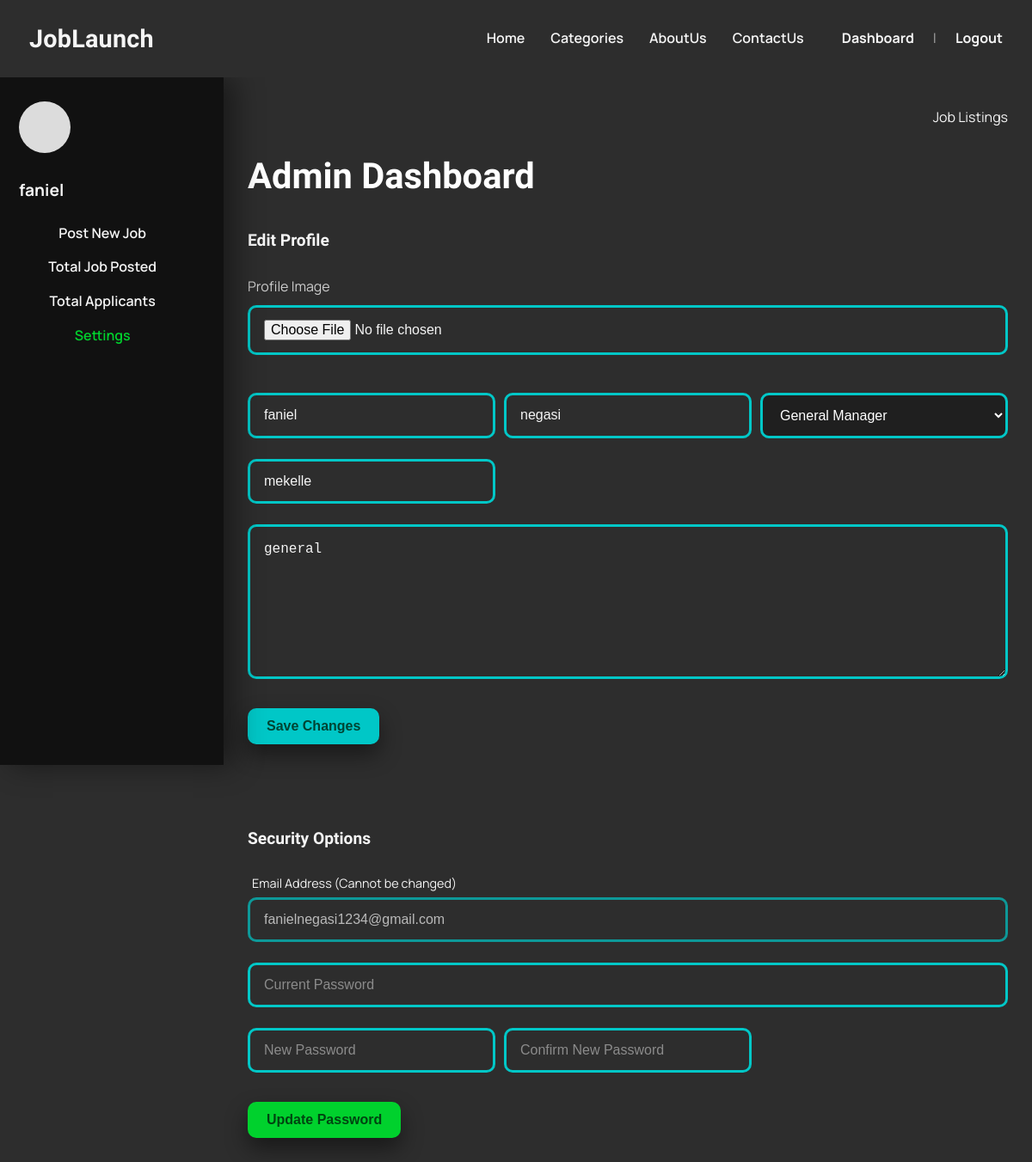
/Users/settings.php (signed in), run on the app's committed database.
### tables this page shows
CREATE TABLE `company` (
  `company_id` int(11) NOT NULL,
  `user_id` int(11) DEFAULT NULL,
  `company_name` varchar(150) DEFAULT NULL,
  `contact_name` varchar(150) DEFAULT NULL,
  `description` text DEFAULT NULL,
  `representative` enum('General Manager','representative') DEFAULT NULL,
  `location` varchar(150) DEFAULT NULL
);

CREATE TABLE `users` (
  `user_id` int(11) NOT NULL,
  `email` varchar(100) DEFAULT NULL,
  `password_hash` varchar(100) DEFAULT NULL,
  `created_at` timestamp NOT NULL DEFAULT current_timestamp(),
  `roles` enum('job_seeker','company') DEFAULT NULL
);

### Users/settings.php (the view, shortened to what this page needs)
<?php
include "../backendwithphp/db_conection.php";
$user_id = $_SESSION['user_id'];
$role = $_SESSION['role'];
$stmt = $conect->prepare("SELECT email FROM users WHERE user_id = ?");
$stmt->bind_param("i", $user_id);
$stmt->execute();
$res = $stmt->get_result();
$user_row = $res->fetch_assoc();
$current_email = $user_row ? $user_row['email'] : '';
$profile_data = [];
if ($role == 'company') {
    $stmt = $conect->prepare("SELECT * FROM company WHERE user_id = ?");
    $stmt->bind_param("i", $user_id);
    $stmt->execute();
    $p_res = $stmt->get_result();
    if ($p_res->num_rows > 0) {
        $profile_data = $p_res->fetch_assoc();
    } else {
        $profile_data = ['company_name'=>'', 'contact_name'=>'', 'description'=>'', 'location'=>'', 'representative'=>''];
    }
}
?>
<!DOCTYPE html>
<html lang="en">
<head>
  <link rel="stylesheet" href="https://cdnjs.cloudflare.com/ajax/libs/font-awesome/6.4.2/css/all.min.css">
  <link rel="stylesheet" href="../style.css">
</head>
<body class="page-wrap">
  <header class="navbar">
        <div class="brand">JobLaunch</div>
        <div class="nav-drawer">
            <div class="auth-links">
                <a href="<?php echo ($role == 'company') ? 'employer_dashboard.html' : 'seeker_dashboard.html'; ?>">Dashboard</a>
                <span class="divider">|</span>
                <a href="../backendwithphp/logout.php">Logout</a>
            </div>
            <div class="nav-links">
                <a href="../index.php">Home</a>
                <a href="../catagories.html">Categories</a>
                <a href="../about.html">AboutUs</a>
                <a href="../contact.html">ContactUs</a>
            </div>
        </div>
    </header>
<section class="dashboard-section" style="padding:0; max-width:100%; margin:0;">
    <div class="dashboard-shell">
      <aside class="sidebar">
        <?php if(!empty($profile_data['profile_image'])): ?>
            <div class="avatar" style="background-image: url('../<?php echo htmlspecialchars($profile_data['profile_image']); ?>'); background-size: cover; background-position: center;"></div>
        <?php else: ?>
            <div class="avatar" style="background:#dcdcdc;"></div>
        <?php endif; ?>
        <?php if ($role == 'company'): ?>
            <h3><?php echo htmlspecialchars($profile_data['company_name'] ?? 'Company'); ?></h3>
            <nav>
                <a href="post_job.php">Post New Job</a>
                <a href="my_posting.php">Total Job Posted</a>
                <a href="view_applications.php">Total Applicants</a>
                <a class="active" href="settings.php">Settings</a>
            </nav>
        <?php endif; ?>
      </aside>
      <div class="dashboard-main">
        <div class="dashboard-header-actions">
           <a href="../catagories.php">Job Listings</a>
        </div>
        <h1 style="color:white; margin-bottom: 5px;">Admin Dashboard</h1>
        <h2 class="section-title" style="text-align: left; margin-top: 0;">Edit Profile</h2>
        <form class="company-form" action="../backendwithphp/update_settings.php" method="POST" enctype="multipart/form-data">
            <?php if ($role == 'company'): ?>
            <div class="full" style="margin-bottom: 20px;">
                <label style="display:block; margin-bottom:8px; color:#ccc;">Profile Image</label>
                <input class="input" type="file" name="profile_image" accept="image/*">
            </div>
            <?php endif; ?>
<?php if ($role == 'company'): ?>
                <input class="input" type="text" name="company_name" value="<?php echo htmlspecialchars($profile_data['company_name'] ?? ''); ?>" placeholder="Company Name" required>
                <input class="input" type="text" name="contact_name" value="<?php echo htmlspecialchars($profile_data['contact_name'] ?? ''); ?>" placeholder="Contact Person" required>
                <select class="input" name="representative" style="color: #fff; background-color: #1f1f1f;">
                    <option value="General Manager" <?php echo (isset($profile_data['representative']) && $profile_data['representative'] == 'General Manager') ? 'selected' : ''; ?>>General Manager</option>
                </select>
                <input class="input" type="text" name="location" value="<?php echo htmlspecialchars($profile_data['location'] ?? ''); ?>" placeholder="Location">
                <textarea class="input full" name="description" placeholder="About Company"><?php echo htmlspecialchars($profile_data['description'] ?? ''); ?></textarea>
            <?php endif; ?>
            <div style="margin-top:10px; text-align:right; grid-column: 1 / -1;">
                <button type="submit" class="btn">Save Changes</button>
            </div>
        </form>
        <br><br>
        <h2 class="section-title" style="text-align: left; margin-top: 0;">Security Options</h2>
        <form class="company-form" action="../backendwithphp/update_settings.php" method="POST">
            <div class="full" style="display:flex; flex-direction:column; gap:5px;">
                <label style="color:var(--text-gray); font-size:0.9rem; margin-left:5px;">Email Address (Cannot be changed)</label>
                <input class="input" type="email" value="<?php echo htmlspecialchars($current_email); ?>" disabled style="opacity: 0.7; cursor: not-allowed;">
            </div>
            <input class="input full" type="password" name="current_password" placeholder="Current Password" required>
            <input class="input" type="password" name="new_password" placeholder="New Password" required>
            <input class="input" type="password" name="confirm_new_password" placeholder="Confirm New Password" required>
            <div style="margin-top:10px; text-align:right; grid-column: 1 / -1;">
                <button type="submit" class="btn btn-green">Update Password</button>
            </div>
        </form>
      </div>
    </div>
  </section>
</body>
</html>

### style.css (style rules this page uses)
:root { --bg: #2d2d2d; --panel: #1f1f1f; --card: #0f0f0f; --card-muted: #6b6b6b; --text: #f5f5f5; --muted: #c7c7c7; --accent-green: #00d12d; --accent-teal: #00c7c7; --accent-purple: #7c1fd2; --accent-red: #f44336; --shadow: 0 18px 38px rgba(0, 0, 0, 0.55); }
* { box-sizing: border-box; }
body { margin: 0; background: var(--bg); color: var(--text); font-family: 'Manrope', 'Sora', sans-serif; line-height: 1.6; -webkit-font-smoothing: antialiased; }
a { color: inherit; text-decoration: none; }
.page-wrap { min-height: 100vh; width: 100%; display: flex; flex-direction: column; margin: 0; padding: 0; }
nav { width: 90%; display: flex; justify-content: space-between; align-items: center; }
.navbar { width: 100%; padding: 22px 34px; display: flex; align-items: center; justify-content: space-between; position: sticky; top: 0; z-index: 11; background: var(--bg); }
.brand { font-family: 'Sora', sans-serif; font-size: 1.8rem; font-weight: 800; letter-spacing: 0.2px; }
.nav-drawer { display: flex; align-items: center; gap: 22px; margin-left: auto; }
.nav-links, .auth-links { display: flex; align-items: center; gap: 22px; }
.nav-links { order: 1; }
.auth-links { order: 2; margin-left: 18px; }
.nav-links a { padding: 6px 4px; font-weight: 600; color: var(--text); transition: color .15s ease; }
.auth-links a { font-weight: 700; }
.auth-links .divider { opacity: 0.6; }
.btn { display: flex; border: none; cursor: pointer; border-radius: 10px; font-weight: 800; font-size: 1rem; padding: 12px 22px; transition: transform .12s ease, box-shadow .12s ease; background: var(--accent-teal); color: #043; text-align: center; box-shadow: 0 12px 26px rgba(0, 0, 0, 0.45); }
.btn-green { background: var(--accent-green); color: #041; }
.input, textarea, select { width: 100%; background: transparent; color: var(--text); border: 3px solid var(--accent-teal); border-radius: 10px; padding: 14px 16px; font-size: 1rem; outline: none; transition: border-color .15s ease, box-shadow .15s ease, transform .08s ease; margin-bottom: 14px; }
.input::placeholder, textarea::placeholder { color: rgba(255, 255, 255, 0.45); }
textarea { resize: vertical; min-height: 180px; line-height: 1.5; }
.section-title { font-family: 'Sora', sans-serif; font-size: 2.2rem; text-align: center; margin: 0 0 32px; color: #e9e9e9; }
.dashboard-shell { display:grid;grid-template-columns:260px 1fr;min-height:100vh;background:transparent;width:100%;align-items: start; }
.sidebar { background:#111;padding:28px 22px;display:flex;flex-direction:column;gap:22px;box-shadow:12px 0 32px rgba(0,0,0,0.45);height:100vh;position:-webkit-sticky;position:sticky;top:0;overflow-y:auto; }
@media (min-width: 768px) { .sidebar { top: 0; } }
.sidebar .avatar { width:60px;height:60px;border-radius:50%;background:#ccc;margin-bottom:6px; }
.sidebar h3 { margin:0;font-size:1.2rem; }
.sidebar nav { display:flex;flex-direction:column;gap:14px; }
.sidebar a { color:var(--text);font-weight:600; }
.sidebar a.active { color:var(--accent-green); }
.dashboard-main { padding:34px 28px;display:flex;flex-direction:column;gap:22px;width:100%; }
.dashboard-main h1 { margin:0;font-size:2.6rem;font-family:'Sora',sans-serif; }
.dashboard-main h2 { margin:0;font-size:1.2rem;font-weight:800; }
.company-form { display: grid; grid-template-columns: repeat(auto-fit, minmax(260px, 1fr)); gap: 10px; margin-top: 3px !important; }
.company-form .full { grid-column: 1 / -1; }
.dashboard-header-actions { display: flex; justify-content: flex-end; gap: 18px; flex-wrap: wrap; }
.section-title { font-size: 2.5rem; font-weight: 700; margin-bottom: 2rem; color: var(--text); }

### data on the page
company: company_name "faniel", contact_name "negasi", representative "General Manager", location "mekelle", description "general"
users: email "fanielnegasi1234@gmail.com"
